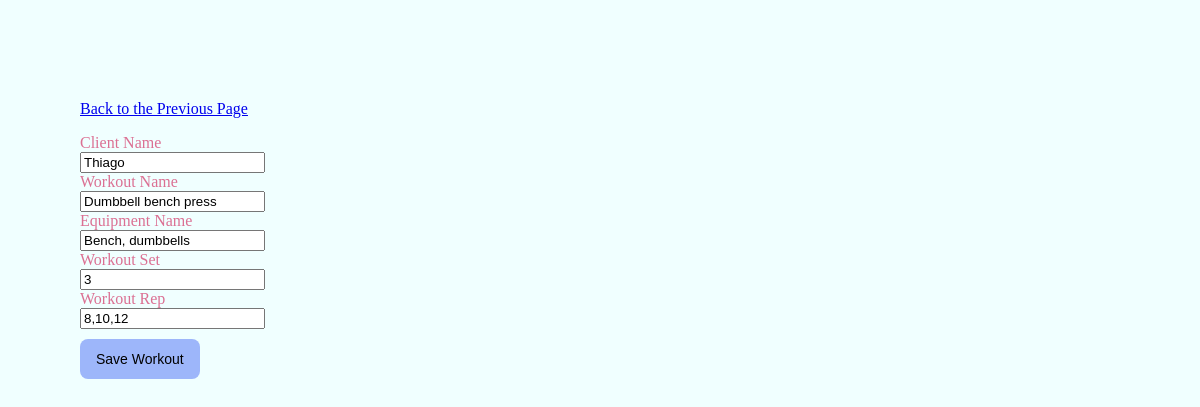
Screenshot of /assets/php/editform.php?id=2 with the database file from the repository.
### tables this page shows
CREATE TABLE `workout` (
  `id` int(11) NOT NULL,
  `clientName` varchar(200) NOT NULL,
  `workoutName` varchar(200) NOT NULL,
  `workoutEquipment` varchar(200) NOT NULL,
  `workoutSet` varchar(50) NOT NULL,
  `workoutRep` varchar(50) NOT NULL
);

### assets/php/editform.php (the view, shortened to what this page needs)
<!DOCTYPE html>
<html lang="en">
<head>
	<link rel="stylesheet" type="text/css" href="../css/editForm.css">
</head>
<body>
<p><a href="../html/specialArea.html">Back to the Previous Page</a></p>
<section>
<?php
	include('config.php');
	$id=$_GET['id'];
	$result = $connect->prepare("SELECT * FROM workout WHERE id= :userid");
	$result->bindParam(':userid', $id);
	$result->execute();
	for($i=0; $row = $result->fetch(); $i++){
?>
<form action="edit.php" method="POST">
Client Name<br>
<input type="text" name="clientName" value="<?php echo $row['clientName']; ?>" /><br>
Workout Name<br>
<input type="text" name="workoutName" value="<?php echo $row['workoutName']; ?>" /><br>
Equipment Name<br>
<input type="text" name="workoutEquipment" value="<?php echo $row['workoutEquipment']; ?>" /><br>
Workout Set<br>
<input type="text" name="workoutSet" value="<?php echo $row['workoutSet']; ?>" /><br>
Workout Rep<br>
<input type="text" name="workoutRep" value="<?php echo $row['workoutRep']; ?>" /><br>
<button class="button" type="submit" value="Save">Save Workout</button>
</form>
<?php
	}
?>
</section>
</body>
</html>

### assets/css/editForm.css (style rules this page uses)
body { margin-top: 100px; margin-bottom: 100px; margin-right: 150px; margin-left: 80px; background-color: azure; color: palevioletred; font-family: verdana; font-size: 100%; }
.button { background-color: #9db6fa; border-radius: 8px; border-style: none; box-sizing: border-box; cursor: pointer; height: 40px; padding: 10px 16px; color: #000000; text-decoration: none; font-size: 14px; font-weight: 500; margin-top: 10px; }

### rows the page displays
workout: clientName "Thiago", workoutName "Dumbbell bench press", workoutEquipment "Bench, dumbbells", workoutSet "3", workoutRep "8,10,12"
